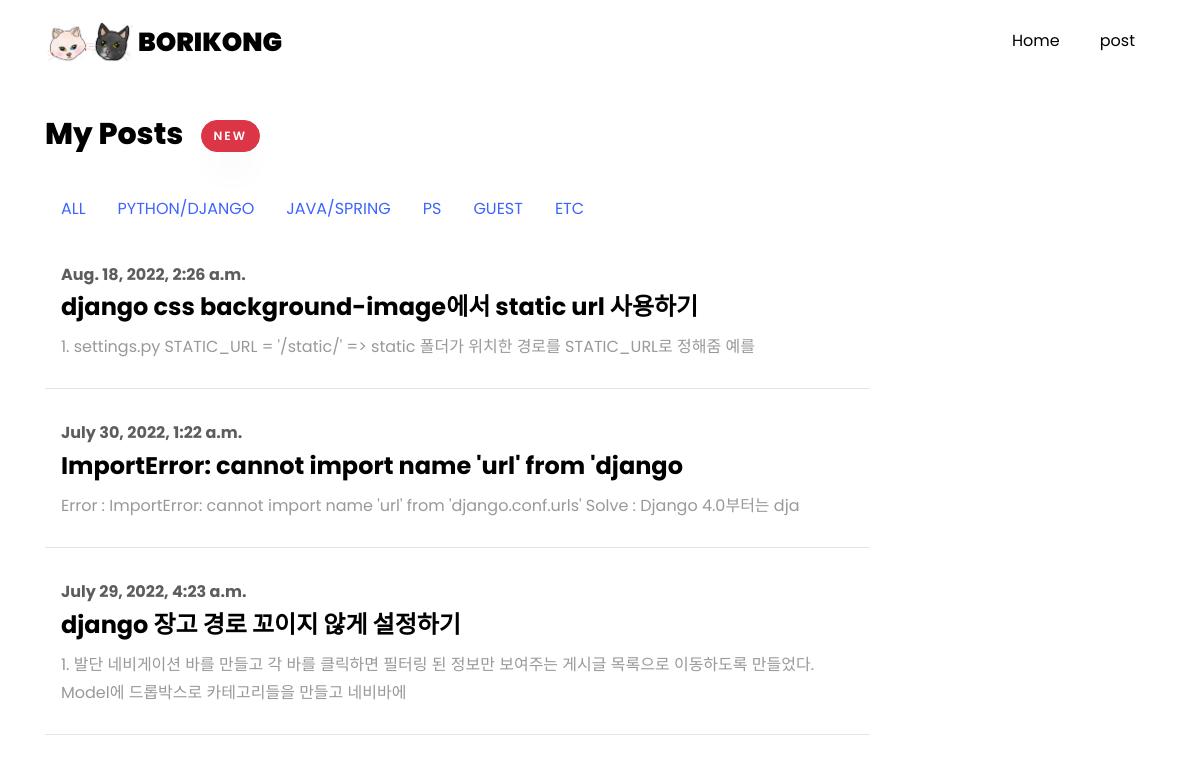
Page /python-django/ on the committed database.
### main/models.py (models this page shows, shortened)
class Post(models.Model):
    CATEGORIES = (
        ('PYTHON/DJANGO', 'python/django'),
        ('JAVA/SPRING', 'java/spring'),
        ('ANDROID', 'android'),
        ('ML', 'ml'),
        ('PS', 'ps'),
        ('GUEST','guest'),
        ('ETC', 'etc')
    )
    category = models.CharField(max_length=200, default="etc", choices=CATEGORIES,verbose_name="글 분류")
    user=models.CharField(max_length=20, default="borikong",verbose_name="작성자")
    passwd=models.CharField(max_length=50,default="",verbose_name="비밀번호")
    postname=models.CharField(max_length=100,verbose_name="제목")
    contents=models.TextField(verbose_name="내용")
    hits=models.PositiveIntegerField(default=0,verbose_name="조회수")
    mainphoto=models.ImageField(blank=True,null=True)
    subphoto1=models.ImageField(blank=True, null=True)
    subphoto1 = models.ImageField(blank=True, null=True)
    subphoto2 = models.ImageField(blank=True, null=True)
    subphoto3 = models.ImageField(blank=True, null=True)
    subphoto4 = models.ImageField(blank=True, null=True)
    subphoto5 = models.ImageField(blank=True, null=True)
    subphoto6 = models.ImageField(blank=True, null=True)
    subphoto7 = models.ImageField(blank=True, null=True)
    subphoto8 = models.ImageField(blank=True, null=True)
    subphoto9 = models.ImageField(blank=True, null=True)
    created_at = models.DateTimeField(auto_now_add=True)
    updated_at = models.DateTimeField(auto_now=True)
    def summary(self):
        return self.contents[:100]

### main/views.py (the view)
# urls.py: path('<str:pk>/',categorized,name='categorized'),
def categorized(request, pk):
    pkr=None
    if pk == "python-django":
        pkr = "PYTHON/DJANGO"
    elif pk == "java-spring":
        pkr = "JAVA/SPRING"
    elif pk == "android" or pk == "ml" or pk == "ps" or pk=="guest" or pk == "etc":
        pkr = pk.upper()
    postlist = Post.objects.filter(category=pkr)
    return render(request, 'main/index.html', {'postlist': postlist})

### main/templates/main/index.html
{% extends "base.html" %}
{% load static %}
{% block content %}
<section class="ftco-section ftco-no-pb goto-here" id="post-section">
    <div class="container">
        <div class="row">
            <div class="col-md-9">
                <div id="page-1" class="page one">
                    <h2 class="heading">My Posts &nbsp; <button type="button" class="btn btn-danger" onclick="location.href='{% url 'main:writing' %}'">new</button></h2>
{% include "./components/c_nav.html" %}
                    {% for list in postlist reversed%}
                    <div class="resume-wrap d-flex ftco-animate">
                        <div class="text pl-3">
                            <span class="date">{{list.created_at}}</span>
                            <h2 onclick="location.href='{% url 'main:posting' pk=list.pk %}'" onMouseover="this.style.color='#3e64ff';"
                                onMouseout="this.style.color='black';" style="cursor:pointer">{{list.postname}}</h2>
                            <p>{{list.summary}}</p>
                        </div>
                    </div>
                    {% endfor %}
                </div>
            </div>
        </div>
    </div>
</section>
{% endblock %}

### rows in the picture
Post: created_at "Aug. 18, 2022, 2:26 a.m.", postname "django css background-image에서 static url 사용하기", summary "1. settings.py STATIC_URL = '/static/' => static 폴더가 위치한 경로를 STATIC_URL로 정해줌 예를"
Post: created_at "July 30, 2022, 1:22 a.m.", postname "ImportError: cannot import name 'url' from 'django", summary "Error : ImportError: cannot import name 'url' from 'django.conf.urls' Solve : Django 4.0부터는 dja"
Post: created_at "July 29, 2022, 4:23 a.m.", postname "django 장고 경로 꼬이지 않게 설정하기", summary "1. 발단 네비게이션 바를 만들고 각 바를 클릭하면 필터링 된 정보만 보여주는 게시글 목록으로 이동하도록 만들었다. Model에 드롭박스로 카테고리들을 만들고 네비바에"
